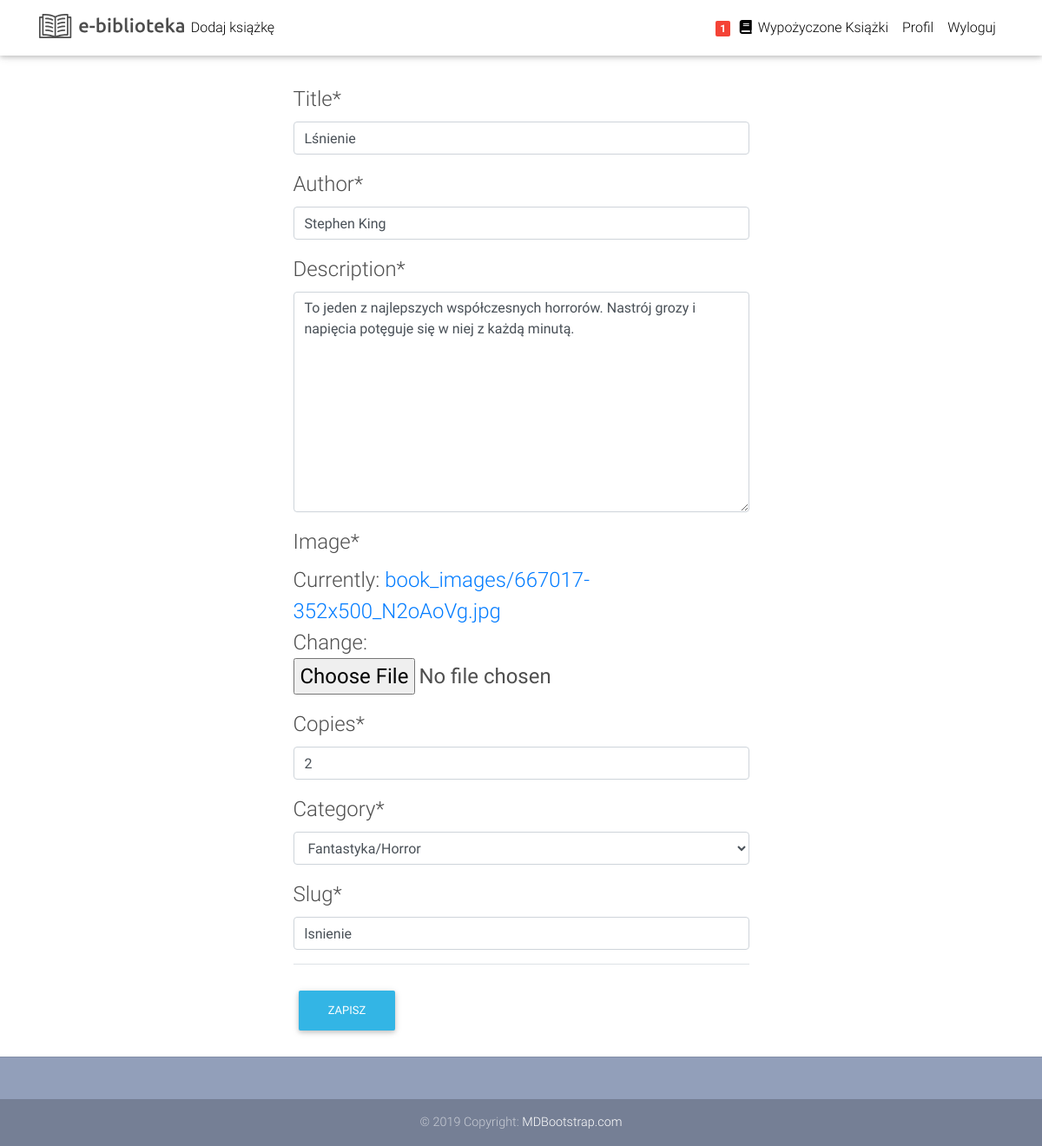
/lsnienie/edit/ (signed in), run on the app's committed database.
### wypozyczalnia/models.py (models this page shows, shortened)
class Order(models.Model):
    user = models.ForeignKey(User, on_delete=models.CASCADE)
    ordered = models.BooleanField(default=False)
    ordered_date = models.DateTimeField()
    items = models.ManyToManyField(OrderItem)

class Book(models.Model):
    title = models.CharField(max_length=200)
    author = models.CharField(max_length=200)
    description = models.TextField()
    image = models.ImageField(default='default.jpg', upload_to='book_images')
    copies = models.PositiveSmallIntegerField(default=1)
    category = models.ForeignKey(Category, on_delete=models.PROTECT)
    slug = models.SlugField(max_length=200, unique=True)

### wypozyczalnia/views.py (the view)
# urls.py: path('<str:slug>/edit/', book_edit, name='book-edit'),
@user_passes_test(lambda u: u.is_superuser)
def book_edit(request, slug):
    book = get_object_or_404(Book, slug=slug)
    categories = Category.objects.all()
    if request.method == "POST":
        form = BookForm(request.POST, request.FILES, instance=book)
        if form.is_valid():
            form.save()
            messages.success(request, f'Zmiany zapisane')
            return redirect('book-detail', slug=book.slug)
    else:
        form = BookForm(instance=book)
    content = {'form': form, 'categories': categories}
    return render(request, 'wypozyczalnia/book_edit.html', content)

### wypozyczalnia/forms.py
class BookForm(forms.ModelForm):
    class Meta:
        model = Book
        Book.slug = Book.title
        fields = ['title', 'author', 'description', 'image', 'copies', 'category', 'slug']

### wypozyczalnia/models.py (called while the page is built)
    def __str__(self):
        return self.name

### wypozyczalnia/templatetags/cart_template_tags.py (called while the page is built)
@ register.filter
def cart_count(user):
    if user.is_authenticated:
        order_qs = Order.objects.filter(user=user, ordered=False)
        if order_qs.exists():
            order = order_qs[0]
            return order.items.count()
    return 0

### wypozyczalnia/templates/wypozyczalnia/book_edit.html (shortened to what this page needs)
{% extends 'wypozyczalnia/base.html' %}
{% load crispy_forms_tags %}
{% block content %}
<main class="mt-5">
    <div class="container dark-grey-text">
        <div class="col-6 offset-3">
                <form method="POST" enctype="multipart/form-data">
                    <fieldset class="form-group">
                        <legend class="border-bottom">
                            {{ form|crispy }}
                        </legend>
                    </fieldset>
                    <div class="form-group">
                        <button class="btn btn-info" type="submit">Zapisz</button>
                    </div>
                </form>
        </div>
    </div>
</main>
{% endblock content %}

### wypozyczalnia/templates/wypozyczalnia/base.html (shortened to what this page needs)
{% load static %}
{% load cart_template_tags %}
<!DOCTYPE html>
<html lang="en">
<head>
  <link rel="stylesheet" href="https://use.fontawesome.com/releases/v5.11.2/css/all.css">
  <link href="{% static 'wypozyczalnia/css/bootstrap.min.css' %}" rel="stylesheet">
  <link href="{% static 'wypozyczalnia/css/mdb.min.css' %}" rel="stylesheet">
  <link href="{% static 'wypozyczalnia/css/style.min.css' %}" rel="stylesheet">
</head>
<body>
    <nav class="navbar fixed-top navbar-expand-lg navbar-light white scrolling-navbar">
    <div class="container">
      <div class="collapse navbar-collapse" id="navbarSupportedContent">
        <ul class="navbar-nav mr-auto">
          <li class="nav-item active">
            <a class="mt-1" href="{% url 'home' %}"><img src="\media\logo_b.svg">
            </a>
            {% if user.is_superuser %}
                <li class="nav-item">
                    <a class="nav-link waves-effect" href="{% url 'book-add' %}">Dodaj książkę</a>
                </li>
            {% endif %}
          </li>
        </ul>
        <ul class="navbar-nav nav-flex-icons">
            {% if user.is_authenticated %}
                <li class="nav-item">
                    <a class="nav-link waves-effect" href="{% url 'borrows' %}">
                    <span class="badge red z-depth-0 mr-1">
                        {{ request.user|cart_count }}
                    </span>
                    <i class="fas fa-book"></i>
                    <span class="clearfix d-none d-sm-inline-block"> Wypożyczone Książki </span>
                    </a>
                </li>
                <li class="nav-item">
                    <a class="nav-link waves-effect" href="{% url 'profile-view' %}">Profil</a>
                </li>
                <li class="nav-item">
                    <a class="nav-link waves-effect" href="{% url 'logout' %}">Wyloguj</a>
                </li>
            {% endif %}
        </ul>
      </div>
    </div>
    </nav>
    {% if messages %}
        {% for message in messages %}
        <div class="container pt-5">
            <div class="alert alert-{{ message.tags }} mt-5">
                {{ message }}
            </div>
        </div>
        {% endfor %}
    {% else %}
        <div class="container pt-5">
        </div>
    {% endif %}
    {% block content %}{% endblock %}
  <footer class="page-footer text-center font-small mt-4 wow fadeIn">
    <hr class="my-4">
    <div class="pb-4">
    </div>
    <div class="footer-copyright py-3">
      © 2019 Copyright:
      <a href="https://mdbootstrap.com/education/bootstrap/" target="_blank"> MDBootstrap.com </a>
    </div>
  </footer>
</body>
</html>

### wypozyczalnia/templates/wypozyczalnia/base.html (style rules this page uses)
html, body, header, .carousel { height: 60vh; }

### data on the page
Book: title "Lśnienie", author "Stephen King", description "To jeden z najlepszych współczesnych horrorów. Nastrój grozy i napięcia potęguje się w niej z każdą minutą.", copies "2", category "Fantastyka/Horror", slug "lsnienie"

### other printed values
{{ request.user|cart_count }} "1"
